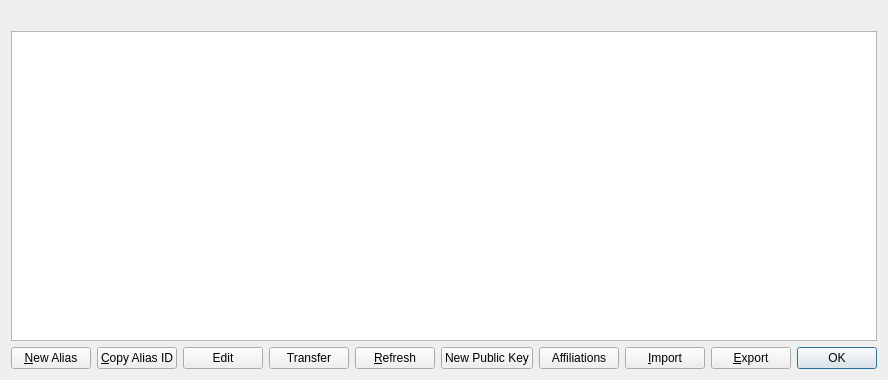
<?xml version="1.0" encoding="UTF-8"?>
<ui version="4.0">
 <class>MyAliasListPage</class>
 <widget class="QWidget" name="MyAliasListPage">
  <property name="geometry">
   <rect>
    <x>0</x>
    <y>0</y>
    <width>760</width>
    <height>380</height>
   </rect>
  </property>
  <property name="windowTitle">
   <string>My Aliases</string>
  </property>
  <layout class="QVBoxLayout" name="verticalLayout">
   <item>
    <widget class="QLabel" name="labelExplanation">
     <property name="textFormat">
      <enum>Qt::PlainText</enum>
     </property>
     <property name="wordWrap">
      <bool>true</bool>
     </property>
    </widget>
   </item>
   <item>
    <widget class="QTableView" name="tableView">
     <property name="contextMenuPolicy">
      <enum>Qt::CustomContextMenu</enum>
     </property>
     <property name="toolTip">
      <string/>
     </property>
     <property name="tabKeyNavigation">
      <bool>false</bool>
     </property>
     <property name="alternatingRowColors">
      <bool>true</bool>
     </property>
     <property name="selectionMode">
      <enum>QAbstractItemView::SingleSelection</enum>
     </property>
     <property name="selectionBehavior">
      <enum>QAbstractItemView::SelectRows</enum>
     </property>
     <property name="sortingEnabled">
      <bool>true</bool>
     </property>
     <attribute name="verticalHeaderVisible">
      <bool>false</bool>
     </attribute>
    </widget>
   </item>
   <item>
    <layout class="QHBoxLayout" name="horizontalLayout">
     <item>
      <widget class="QPushButton" name="newAlias">
       <property name="toolTip">
        <string>Create a new alias</string>
       </property>
       <property name="text">
        <string>&amp;New Alias</string>
       </property>
      </widget>
     </item>
     <item>
      <widget class="QPushButton" name="copyAlias">
       <property name="toolTip">
        <string>Copy the currently selected alias to the system clipboard</string>
       </property>
       <property name="text">
        <string>&amp;Copy Alias ID</string>
       </property>
      </widget>
     </item>
     <item>
      <widget class="QPushButton" name="editButton">
       <property name="toolTip">
        <string>Edit selected alias</string>
       </property>
       <property name="text">
        <string>Edit</string>
       </property>
      </widget>
     </item>
     <item>
      <widget class="QPushButton" name="transferButton">
       <property name="toolTip">
        <string>Transfer selected alias</string>
       </property>
       <property name="text">
        <string>Transfer</string>
       </property>
      </widget>
     </item>
     <item>
      <widget class="QPushButton" name="refreshButton">
       <property name="maximumSize">
        <size>
         <width>16777215</width>
         <height>48</height>
        </size>
       </property>
       <property name="toolTip">
        <string>Refresh alias list</string>
       </property>
       <property name="text">
        <string>&amp;Refresh</string>
       </property>
      </widget>
     </item>
     <item>
      <widget class="QPushButton" name="newPubKey">
       <property name="toolTip">
        <string>Create a new public key used for transferring aliases</string>
       </property>
       <property name="text">
        <string>New Public Key</string>
       </property>
      </widget>
     </item>
     <item>
      <widget class="QPushButton" name="whitelistButton">
       <property name="toolTip">
        <string>Open list of affiliates associated with this alias</string>
       </property>
       <property name="text">
        <string>Affiliations</string>
       </property>
      </widget>
     </item>
     <item>
      <spacer name="horizontalSpacer">
       <property name="orientation">
        <enum>Qt::Horizontal</enum>
       </property>
       <property name="sizeHint" stdset="0">
        <size>
         <width>40</width>
         <height>20</height>
        </size>
       </property>
      </spacer>
     </item>
     <item>
      <widget class="QPushButton" name="importButton">
       <property name="text">
        <string>&amp;Import</string>
       </property>
      </widget>
     </item>
     <item>
      <widget class="QPushButton" name="exportButton">
       <property name="toolTip">
        <string>Export the data in the current tab to a file</string>
       </property>
       <property name="text">
        <string>&amp;Export</string>
       </property>
      </widget>
     </item>
     <item>
      <widget class="QDialogButtonBox" name="buttonBox">
       <property name="sizePolicy">
        <sizepolicy hsizetype="Maximum" vsizetype="Fixed">
         <horstretch>0</horstretch>
         <verstretch>0</verstretch>
        </sizepolicy>
       </property>
       <property name="standardButtons">
        <set>QDialogButtonBox::Ok</set>
       </property>
      </widget>
     </item>
    </layout>
   </item>
  </layout>
 </widget>
 <resources>
  <include location="../syscoin.qrc"/>
 </resources>
 <connections/>
</ui>
